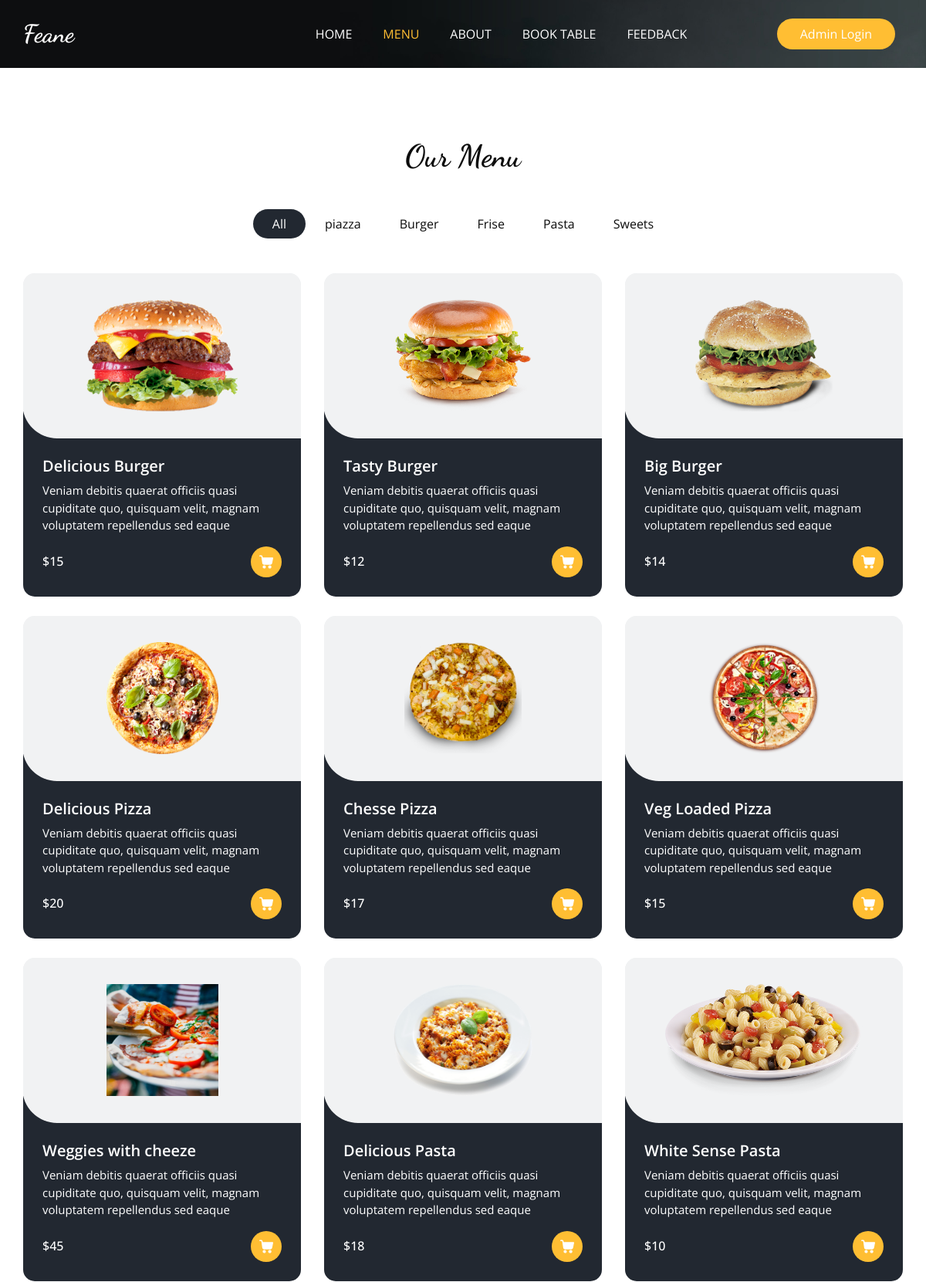
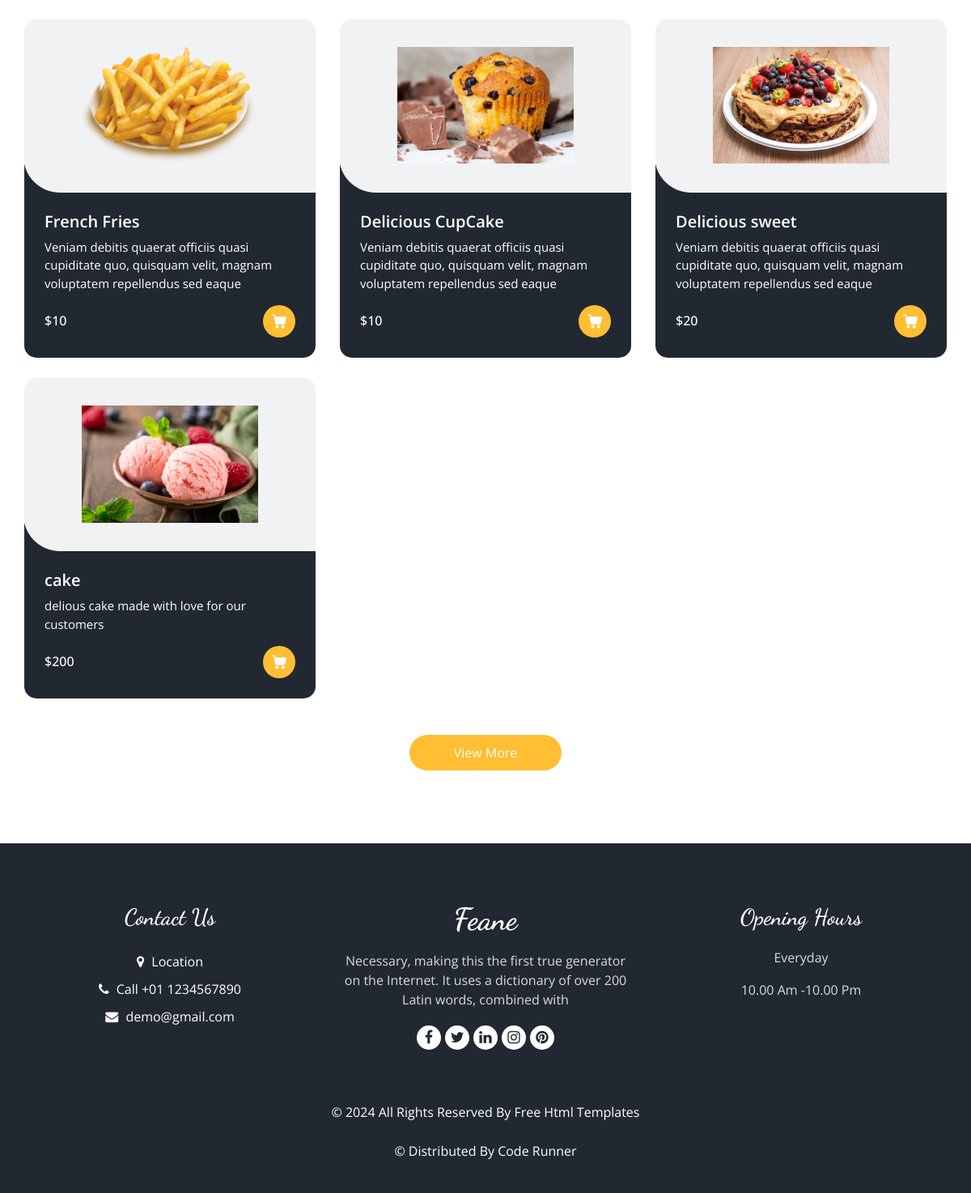
The app's page /menu/ with its own data (2 pictures, top to bottom).
### Base_App/models.py (models this page shows, shortened)
class ItemList(models.Model):
    Category_name = models.CharField(max_length=15)
    def __str__(self):
        return self.Category_name

class Items(models.Model):
    Item_name = models.CharField(max_length=40)
    description = models.TextField(blank=False)
    Price = models.IntegerField()
    Category = models.ForeignKey(ItemList, related_name='Name', on_delete=models.CASCADE)
    Image = models.ImageField(upload_to='Items/')

### Base_App/views.py (the view)
def MenuView(request):
     items = Items.objects.all()
     list = ItemList.objects.all()
     return render(request, 'menu.html', {'items': items, 'list': list})

### Template/menu.html (shortened to what this page needs)
{% extends "base.html" %}
{% block class %}
class="sub_page"
{% endblock class %}
{% block menu_statas %}active{% endblock menu_statas %}
{% block main %}
  <section class="food_section layout_padding">
    <div class="container">
      <div class="heading_container heading_center">
        <h2>
          Our Menu
        </h2>
      </div>
      <ul class="filters_menu">
        <li class="active" data-filter="*">All</li>
        {% for i in list %}
        <li data-filter=".{{i.Category_name}}">{{i.Category_name}}</li>
        {% endfor %}
      </ul>
      <div class="filters-content">
        <div class="row grid">
          {% for j in items %}
          <div class="col-sm-6 col-lg-4 all {{j.Category}}">
            <div class="box">
              <div>
                <div class="img-box">
                  <img src="/media/{{j.Image}}" alt="{{j.Image}}">
                </div>
                <div class="detail-box">
                  <h5>
                    {{j.Item_name}}
                  </h5>
                  <p>
                    {{j.description}}
                  </p>
                  <div class="options">
                    <h6>
                      ${{j.Price}}
                    </h6>
                    <a href="">
                    </a>
                  </div>
                </div>
              </div>
            </div>
          </div>
          {% endfor %}
        </div>
      </div>
      <div class="btn-box">
        <a href="">
          View More
        </a>
      </div>
    </div>
  </section>
{% endblock main %}

### Template/base.html (shortened to what this page needs)
<!DOCTYPE html>
<html>
{% load static %}
<head>
  <link rel="stylesheet" type="text/css" href="{% static 'css/bootstrap.css' %}" />
  <link rel="stylesheet" type="text/css" href="https://cdnjs.cloudflare.com/ajax/libs/OwlCarousel2/2.3.4/assets/owl.carousel.min.css" />
  <link rel="stylesheet" href="https://cdnjs.cloudflare.com/ajax/libs/jquery-nice-select/1.1.0/css/nice-select.min.css" />
  <link href="{% static 'css/font-awesome.min.css' %}" rel="stylesheet" />
  <link href="{% static 'css/style.css' %}" rel="stylesheet" />
  <link href="{% static 'css/responsive.css' %}" rel="stylesheet" />
</head>
<body {% block class %}{% endblock class %}>
  <div class="hero_area">
    <div class="bg-box">
      <img src="{% static 'images/hero-bg.jpg' %}" alt="">
    </div>
    <header class="header_section">
      <div class="container">
        <nav class="navbar navbar-expand-lg custom_nav-container ">
          <a class="navbar-brand" href="{% url 'Home' %}">
            <span>
              Feane
            </span>
          </a>
          <div class="collapse navbar-collapse" id="navbarSupportedContent">
            <ul class="navbar-nav  mx-auto ">
              <li class="nav-item {% block home_statas %}{% endblock home_statas %}">
                <a class="nav-link" href="{% url 'Home' %}">Home <span class="sr-only">(current)</span></a>
              </li>
              <li class="nav-item {% block menu_statas %}{% endblock menu_statas %}">
                <a class="nav-link" href="{% url 'Menu' %}">Menu</a>
              </li>
              <li class="nav-item {% block about_statas %}{% endblock about_statas %}">
                <a class="nav-link" href="{% url 'About' %}">About</a>
              </li>
              <li class="nav-item {% block table_statas %}{% endblock table_statas %}">
                <a class="nav-link" href="{% url 'Book_Table' %}">Book Table</a>
              </li>
              <li class="nav-item {% block feedback_statas %}{% endblock feedback_statas %}">
                <a class="nav-link" href="{% url 'Feedback' %}">Feedback</a>
              </li>
            </ul>
            <div class="user_option">
              <a href="/admin" class="order_online">
                Admin Login
              </a>
            </div>
          </div>
        </nav>
      </div>
    </header>
  </div>
{% block main %} {% endblock main %}
  <footer class="footer_section">
    <div class="container">
      <div class="row">
        <div class="col-md-4 footer-col">
          <div class="footer_contact">
            <h4>
              Contact Us
            </h4>
            <div class="contact_link_box">
              <a href="">
                <i class="fa fa-map-marker" aria-hidden="true"></i>
                <span>
                  Location
                </span>
              </a>
              <a href="">
                <i class="fa fa-phone" aria-hidden="true"></i>
                <span>
                  Call +01 1234567890
                </span>
              </a>
              <a href="">
                <i class="fa fa-envelope" aria-hidden="true"></i>
                <span>
                  demo@gmail.com
                </span>
              </a>
            </div>
          </div>
        </div>
        <div class="col-md-4 footer-col">
          <div class="footer_detail">
            <a href="" class="footer-logo">
              Feane
            </a>
            <p>
              Necessary, making this the first true generator on the Internet. It uses a dictionary of over 200 Latin words, combined with
            </p>
            <div class="footer_social">
              <a href="">
                <i class="fa fa-facebook" aria-hidden="true"></i>
              </a>
              <a href="">
                <i class="fa fa-twitter" aria-hidden="true"></i>
              </a>
              <a href="">
                <i class="fa fa-linkedin" aria-hidden="true"></i>
              </a>
              <a href="">
                <i class="fa fa-instagram" aria-hidden="true"></i>
              </a>
              <a href="">
                <i class="fa fa-pinterest" aria-hidden="true"></i>
              </a>
            </div>
          </div>
        </div>
        <div class="col-md-4 footer-col">
          <h4>
            Opening Hours
          </h4>
          <p>
            Everyday
          </p>
          <p>
            10.00 Am -10.00 Pm
          </p>
        </div>
      </div>
      <div class="footer-info">
        <p>
          &copy; <span id="displayYear"></span> All Rights Reserved By
          <a href="https://html.design/">Free Html Templates</a><br><br>
          &copy;  Distributed By
          <a href="https://themewagon.com/" target="_blank">Code Runner</a>
        </p>
      </div>
    </div>
  </footer>
</body>
</html>

### Static/css/responsive.css (style rules this page uses)
@media (min-width: 1200px) { .container { max-width: 1170px; } }

### records on screen
ItemList: Category_name "piazza"
ItemList: Category_name "Burger"
ItemList: Category_name "Frise"
ItemList: Category_name "Pasta"
ItemList: Category_name "Sweets"
Items: Image (picture), Item_name "Delicious Burger", description "Veniam debitis quaerat officiis quasi cupiditate quo, quisquam velit, magnam voluptatem repellendus sed eaque", Price "15"
Items: Image (picture), Item_name "Tasty Burger", description "Veniam debitis quaerat officiis quasi cupiditate quo, quisquam velit, magnam voluptatem repellendus sed eaque", Price "12"
Items: Image (picture), Item_name "Big Burger", description "Veniam debitis quaerat officiis quasi cupiditate quo, quisquam velit, magnam voluptatem repellendus sed eaque", Price "14"
Items: Image (picture), Item_name "Delicious Pizza", description "Veniam debitis quaerat officiis quasi cupiditate quo, quisquam velit, magnam voluptatem repellendus sed eaque", Price "20"
Items: Image (picture), Item_name "Chesse Pizza", description "Veniam debitis quaerat officiis quasi cupiditate quo, quisquam velit, magnam voluptatem repellendus sed eaque", Price "17"
Items: Image (picture), Item_name "Veg Loaded Pizza", description "Veniam debitis quaerat officiis quasi cupiditate quo, quisquam velit, magnam voluptatem repellendus sed eaque", Price "15"
Items: Image (picture), Item_name "Weggies with cheeze", description "Veniam debitis quaerat officiis quasi cupiditate quo, quisquam velit, magnam voluptatem repellendus sed eaque", Price "45"
Items: Image (picture), Item_name "Delicious Pasta", description "Veniam debitis quaerat officiis quasi cupiditate quo, quisquam velit, magnam voluptatem repellendus sed eaque", Price "18"
Items: Image (picture), Item_name "White Sense Pasta", description "Veniam debitis quaerat officiis quasi cupiditate quo, quisquam velit, magnam voluptatem repellendus sed eaque", Price "10"
Items: Image (picture), Item_name "French Fries", description "Veniam debitis quaerat officiis quasi cupiditate quo, quisquam velit, magnam voluptatem repellendus sed eaque", Price "10"
Items: Image (picture), Item_name "Delicious CupCake", description "Veniam debitis quaerat officiis quasi cupiditate quo, quisquam velit, magnam voluptatem repellendus sed eaque", Price "10"
Items: Image (picture), Item_name "Delicious sweet", description "Veniam debitis quaerat officiis quasi cupiditate quo, quisquam velit, magnam voluptatem repellendus sed eaque", Price "20"
Items: Image (picture), Item_name "cake", description "delious cake made with love for our customers", Price "200"
